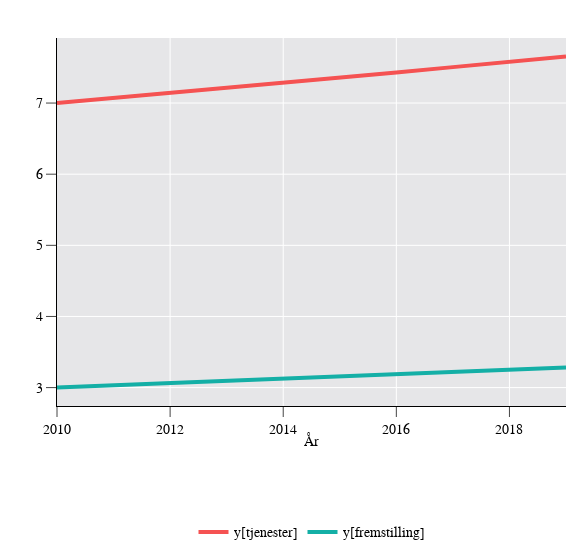

Notebook source saved alongside this figure:
### Markdown cell above
The plot is simply shorthand for calling DREAM-tools DataFrame followed by a plot method:

### Code cell
dt.DataFrame(y).plot()

### Figure 1 — Plotly figure (JSON) as saved in the notebook; plotly's stock layout.template omitted (floating-point values rounded to 4 significant figures)
{"data": [{"hovertemplate": "variable=y[tjenester]<br>t=%{x}<br>value=%{y}<extra></extra>", "legendgroup": "0.0", "line": {"color": "rgb(245,82,82)", "dash": "solid"}, "marker": {"symbol": "circle"}, "mode": "lines", "name": "y[tjenester]", "orientation": "v", "showlegend": true, "type": "scatter", "x": [2010, 2011, 2012, 2013, 2014, 2015, 2016, 2017, 2018, 2019], "xaxis": "x", "y": [7, 7.07, 7.141, 7.212, 7.284, 7.357, 7.431, 7.505, 7.58, 7.656], "yaxis": "y"}, {"hovertemplate": "variable=y[fremstilling]<br>t=%{x}<br>value=%{y}<extra></extra>", "legendgroup": "1.0", "line": {"color": "rgb(20,175,166)", "dash": "solid"}, "marker": {"symbol": "circle"}, "mode": "lines", "name": "y[fremstilling]", "orientation": "v", "showlegend": true, "type": "scatter", "x": [2010, 2011, 2012, 2013, 2014, 2015, 2016, 2017, 2018, 2019], "xaxis": "x", "y": [3, 3.03, 3.06, 3.091, 3.122, 3.153, 3.185, 3.216, 3.249, 3.281], "yaxis": "y"}], "layout": {"annotations": [{"showarrow": false, "text": "", "x": 0, "xref": "paper", "xshift": -45.35, "y": 1, "yref": "paper", "yshift": 30.24}], "legend": {"title": {"text": ""}, "tracegroupgap": 0}, "margin": {"l": 56.69, "r": 18.9, "t": 37.8}, "width": 585.8, "xaxis": {"anchor": "y", "domain": [0, 1], "title": {"text": "År"}}, "yaxis": {"anchor": "x", "domain": [0, 1], "title": {"text": ""}}}}
